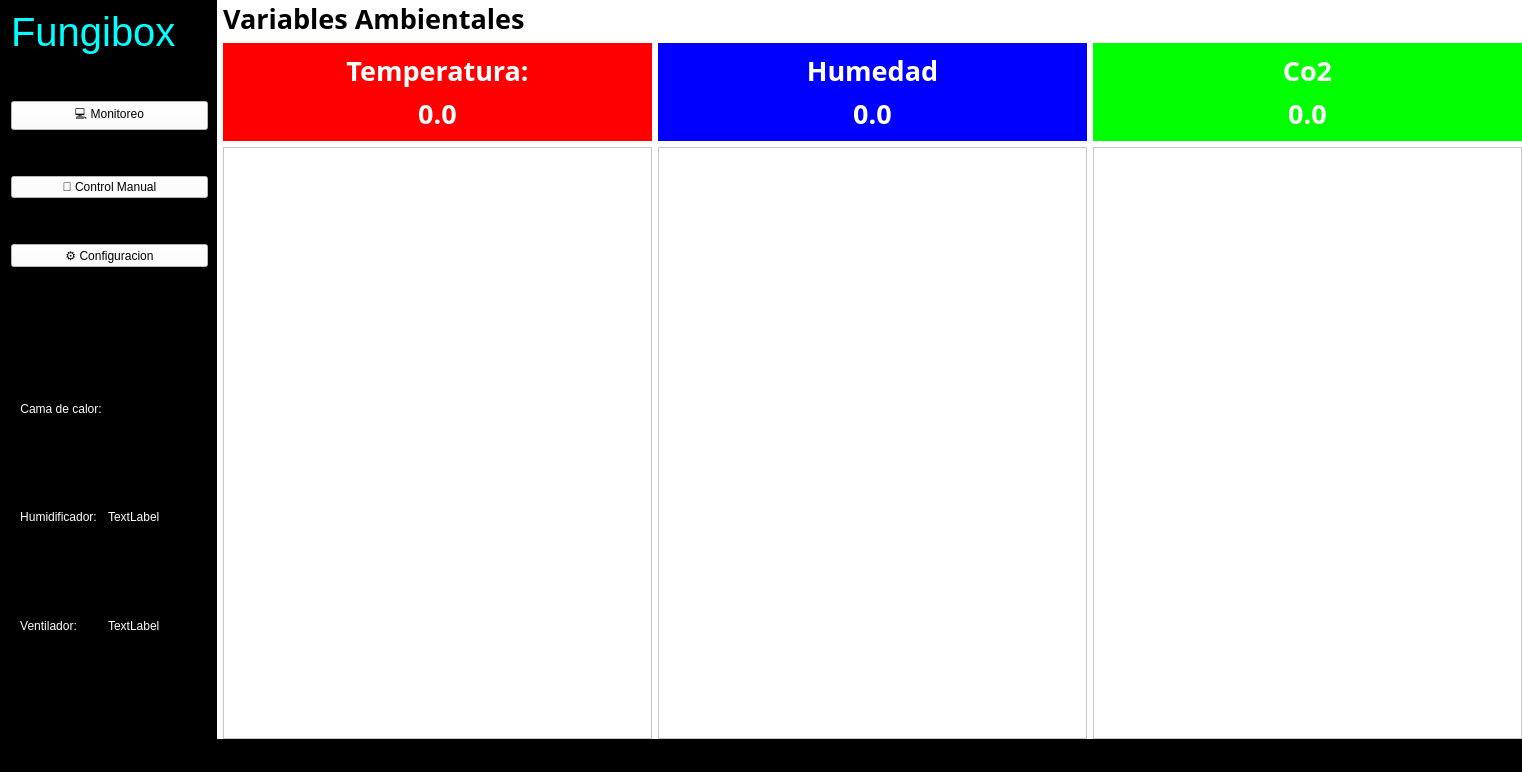
<?xml version="1.0" encoding="UTF-8"?>
<ui version="4.0">
 <class>MainWindow</class>
 <widget class="QMainWindow" name="MainWindow">
  <property name="geometry">
   <rect>
    <x>0</x>
    <y>0</y>
    <width>1522</width>
    <height>772</height>
   </rect>
  </property>
  <property name="windowTitle">
   <string>MainWindow</string>
  </property>
  <property name="styleSheet">
   <string notr="true">background-color: rgb(0, 0, 0);</string>
  </property>
  <widget class="QWidget" name="centralwidget">
   <layout class="QVBoxLayout" name="verticalLayout_4" stretch="5">
    <property name="spacing">
     <number>0</number>
    </property>
    <property name="leftMargin">
     <number>0</number>
    </property>
    <property name="topMargin">
     <number>0</number>
    </property>
    <property name="rightMargin">
     <number>0</number>
    </property>
    <property name="bottomMargin">
     <number>11</number>
    </property>
    <item>
     <widget class="QStackedWidget" name="StackedWidget">
      <property name="enabled">
       <bool>true</bool>
      </property>
      <property name="minimumSize">
       <size>
        <width>1500</width>
        <height>700</height>
       </size>
      </property>
      <property name="styleSheet">
       <string notr="true">background-color: rgb(255, 255, 255);</string>
      </property>
      <property name="currentIndex">
       <number>0</number>
      </property>
      <widget class="QWidget" name="principal">
       <layout class="QGridLayout" name="gridLayout" columnstretch="1,6" columnminimumwidth="1,6">
        <property name="leftMargin">
         <number>0</number>
        </property>
        <property name="topMargin">
         <number>0</number>
        </property>
        <property name="rightMargin">
         <number>0</number>
        </property>
        <property name="bottomMargin">
         <number>0</number>
        </property>
        <item row="0" column="1">
         <widget class="QWidget" name="widget_2" native="true">
          <property name="styleSheet">
           <string notr="true">background-color: rgb(255, 255, 255);</string>
          </property>
          <layout class="QGridLayout" name="gridLayout_3" rowstretch="0,0,0">
           <property name="leftMargin">
            <number>0</number>
           </property>
           <property name="topMargin">
            <number>0</number>
           </property>
           <property name="rightMargin">
            <number>0</number>
           </property>
           <property name="bottomMargin">
            <number>0</number>
           </property>
           <item row="1" column="0">
            <widget class="QWidget" name="widget_8" native="true">
             <property name="styleSheet">
              <string notr="true">background-color: rgb(255, 0, 0);</string>
             </property>
             <layout class="QVBoxLayout" name="verticalLayout_7">
              <item>
               <widget class="QLabel" name="label_8">
                <property name="font">
                 <font>
                  <family>Ubuntu Mono Medium</family>
                  <pointsize>20</pointsize>
                  <bold>true</bold>
                 </font>
                </property>
                <property name="styleSheet">
                 <string notr="true">color: rgb(255, 255, 255);</string>
                </property>
                <property name="text">
                 <string>Temperatura:</string>
                </property>
                <property name="alignment">
                 <set>Qt::AlignmentFlag::AlignCenter</set>
                </property>
               </widget>
              </item>
              <item>
               <widget class="QLabel" name="temp_label">
                <property name="font">
                 <font>
                  <family>Ubuntu Mono Medium</family>
                  <pointsize>20</pointsize>
                  <bold>true</bold>
                 </font>
                </property>
                <property name="styleSheet">
                 <string notr="true">color: rgb(255, 255, 255);</string>
                </property>
                <property name="text">
                 <string>0.0</string>
                </property>
                <property name="alignment">
                 <set>Qt::AlignmentFlag::AlignCenter</set>
                </property>
               </widget>
              </item>
             </layout>
            </widget>
           </item>
           <item row="1" column="2">
            <widget class="QWidget" name="widget_10" native="true">
             <property name="styleSheet">
              <string notr="true">background-color: rgb(0, 255, 0);</string>
             </property>
             <layout class="QVBoxLayout" name="verticalLayout_9">
              <item>
               <widget class="QLabel" name="label_12">
                <property name="font">
                 <font>
                  <family>Ubuntu Mono Medium</family>
                  <pointsize>20</pointsize>
                  <bold>true</bold>
                 </font>
                </property>
                <property name="styleSheet">
                 <string notr="true">color: rgb(255, 255, 255);</string>
                </property>
                <property name="text">
                 <string>Co2</string>
                </property>
                <property name="alignment">
                 <set>Qt::AlignmentFlag::AlignCenter</set>
                </property>
               </widget>
              </item>
              <item>
               <widget class="QLabel" name="co2_label">
                <property name="font">
                 <font>
                  <family>Ubuntu Mono Medium</family>
                  <pointsize>20</pointsize>
                  <bold>true</bold>
                 </font>
                </property>
                <property name="styleSheet">
                 <string notr="true">color: rgb(255, 255, 255);</string>
                </property>
                <property name="text">
                 <string>0.0</string>
                </property>
                <property name="alignment">
                 <set>Qt::AlignmentFlag::AlignCenter</set>
                </property>
               </widget>
              </item>
             </layout>
            </widget>
           </item>
           <item row="1" column="1">
            <widget class="QWidget" name="widget_9" native="true">
             <property name="styleSheet">
              <string notr="true">background-color: rgb(0, 0, 255);</string>
             </property>
             <layout class="QVBoxLayout" name="verticalLayout_8">
              <item>
               <widget class="QLabel" name="label_10">
                <property name="font">
                 <font>
                  <family>Ubuntu Mono Medium</family>
                  <pointsize>20</pointsize>
                  <bold>true</bold>
                 </font>
                </property>
                <property name="styleSheet">
                 <string notr="true">color: rgb(255, 255, 255);</string>
                </property>
                <property name="text">
                 <string>Humedad</string>
                </property>
                <property name="alignment">
                 <set>Qt::AlignmentFlag::AlignCenter</set>
                </property>
               </widget>
              </item>
              <item>
               <widget class="QLabel" name="hum_label">
                <property name="font">
                 <font>
                  <family>Ubuntu Mono Medium</family>
                  <pointsize>20</pointsize>
                  <bold>true</bold>
                 </font>
                </property>
                <property name="styleSheet">
                 <string notr="true">color: rgb(255, 255, 255);</string>
                </property>
                <property name="text">
                 <string>0.0</string>
                </property>
                <property name="alignment">
                 <set>Qt::AlignmentFlag::AlignCenter</set>
                </property>
               </widget>
              </item>
             </layout>
            </widget>
           </item>
           <item row="2" column="2">
            <widget class="QChartView" name="co2_graf"/>
           </item>
           <item row="0" column="0">
            <widget class="QLabel" name="label_2">
             <property name="font">
              <font>
               <family>Tw Cen MT Condensed Extra Bold</family>
               <pointsize>20</pointsize>
               <bold>true</bold>
              </font>
             </property>
             <property name="text">
              <string>Variables Ambientales</string>
             </property>
            </widget>
           </item>
           <item row="2" column="1">
            <widget class="QChartView" name="hum_graf"/>
           </item>
           <item row="2" column="0">
            <widget class="QChartView" name="temp_graf"/>
           </item>
          </layout>
         </widget>
        </item>
        <item row="0" column="0">
         <widget class="QWidget" name="verticalWidget" native="true">
          <property name="styleSheet">
           <string notr="true">background-color: rgb(0, 0, 0);</string>
          </property>
          <layout class="QVBoxLayout" name="verticalLayout_3" stretch="0,0,0,0,0,0,0,0,0,0,1">
           <property name="leftMargin">
            <number>11</number>
           </property>
           <item>
            <widget class="QLabel" name="label">
             <property name="font">
              <font>
               <pointsize>30</pointsize>
              </font>
             </property>
             <property name="styleSheet">
              <string notr="true">color: rgb(0, 255, 255);</string>
             </property>
             <property name="text">
              <string>Fungibox</string>
             </property>
            </widget>
           </item>
           <item>
            <spacer name="verticalSpacer_4">
             <property name="orientation">
              <enum>Qt::Orientation::Vertical</enum>
             </property>
             <property name="sizeHint" stdset="0">
              <size>
               <width>20</width>
               <height>40</height>
              </size>
             </property>
            </spacer>
           </item>
           <item>
            <widget class="QPushButton" name="monitoreo_btn">
             <property name="styleSheet">
              <string notr="true">background-color: rgb(255, 255, 255);</string>
             </property>
             <property name="text">
              <string>💻 Monitoreo</string>
             </property>
            </widget>
           </item>
           <item>
            <spacer name="verticalSpacer">
             <property name="orientation">
              <enum>Qt::Orientation::Vertical</enum>
             </property>
             <property name="sizeHint" stdset="0">
              <size>
               <width>20</width>
               <height>40</height>
              </size>
             </property>
            </spacer>
           </item>
           <item>
            <widget class="QPushButton" name="ctrl_manual_btn">
             <property name="styleSheet">
              <string notr="true">background-color: rgb(255, 255, 255);</string>
             </property>
             <property name="text">
              <string>🔧 Control Manual</string>
             </property>
            </widget>
           </item>
           <item>
            <spacer name="verticalSpacer_2">
             <property name="orientation">
              <enum>Qt::Orientation::Vertical</enum>
             </property>
             <property name="sizeHint" stdset="0">
              <size>
               <width>20</width>
               <height>40</height>
              </size>
             </property>
            </spacer>
           </item>
           <item>
            <widget class="QPushButton" name="config_btn">
             <property name="styleSheet">
              <string notr="true">background-color: rgb(255, 255, 255);</string>
             </property>
             <property name="text">
              <string>⚙️ Configuracion</string>
             </property>
            </widget>
           </item>
           <item>
            <spacer name="verticalSpacer_3">
             <property name="orientation">
              <enum>Qt::Orientation::Vertical</enum>
             </property>
             <property name="sizeHint" stdset="0">
              <size>
               <width>20</width>
               <height>40</height>
              </size>
             </property>
            </spacer>
           </item>
           <item>
            <spacer name="verticalSpacer_5">
             <property name="orientation">
              <enum>Qt::Orientation::Vertical</enum>
             </property>
             <property name="sizeHint" stdset="0">
              <size>
               <width>20</width>
               <height>40</height>
              </size>
             </property>
            </spacer>
           </item>
           <item>
            <spacer name="verticalSpacer_6">
             <property name="orientation">
              <enum>Qt::Orientation::Vertical</enum>
             </property>
             <property name="sizeHint" stdset="0">
              <size>
               <width>20</width>
               <height>40</height>
              </size>
             </property>
            </spacer>
           </item>
           <item>
            <widget class="QWidget" name="widget_7" native="true">
             <layout class="QFormLayout" name="formLayout">
              <item row="0" column="0">
               <widget class="QLabel" name="label_3">
                <property name="styleSheet">
                 <string notr="true">color: rgb(255, 255, 255);</string>
                </property>
                <property name="text">
                 <string>Cama de calor:</string>
                </property>
                <property name="alignment">
                 <set>Qt::AlignmentFlag::AlignCenter</set>
                </property>
               </widget>
              </item>
              <item row="1" column="1">
               <spacer name="verticalSpacer_8">
                <property name="orientation">
                 <enum>Qt::Orientation::Vertical</enum>
                </property>
                <property name="sizeHint" stdset="0">
                 <size>
                  <width>82</width>
                  <height>49</height>
                 </size>
                </property>
               </spacer>
              </item>
              <item row="2" column="0">
               <widget class="QLabel" name="label_9">
                <property name="styleSheet">
                 <string notr="true">color: rgb(255, 255, 255);</string>
                </property>
                <property name="text">
                 <string>Humidificador:</string>
                </property>
                <property name="alignment">
                 <set>Qt::AlignmentFlag::AlignCenter</set>
                </property>
               </widget>
              </item>
              <item row="3" column="1">
               <spacer name="verticalSpacer_11">
                <property name="orientation">
                 <enum>Qt::Orientation::Vertical</enum>
                </property>
                <property name="sizeHint" stdset="0">
                 <size>
                  <width>82</width>
                  <height>49</height>
                 </size>
                </property>
               </spacer>
              </item>
              <item row="4" column="0">
               <widget class="QLabel" name="label_11">
                <property name="styleSheet">
                 <string notr="true">color: rgb(255, 255, 255);</string>
                </property>
                <property name="text">
                 <string>Ventilador:</string>
                </property>
                <property name="alignment">
                 <set>Qt::AlignmentFlag::AlignCenter</set>
                </property>
               </widget>
              </item>
              <item row="5" column="1">
               <spacer name="verticalSpacer_12">
                <property name="orientation">
                 <enum>Qt::Orientation::Vertical</enum>
                </property>
                <property name="sizeHint" stdset="0">
                 <size>
                  <width>82</width>
                  <height>49</height>
                 </size>
                </property>
               </spacer>
              </item>
              <item row="0" column="1">
               <widget class="QLabel" name="cama_on_label">
                <property name="styleSheet">
                 <string notr="true">color: rgb(255, 255, 255);</string>
                </property>
                <property name="text">
                 <string/>
                </property>
               </widget>
              </item>
              <item row="2" column="1">
               <widget class="QLabel" name="humid_on_label">
                <property name="styleSheet">
                 <string notr="true">color: rgb(255, 255, 255);</string>
                </property>
                <property name="text">
                 <string>TextLabel</string>
                </property>
               </widget>
              </item>
              <item row="4" column="1">
               <widget class="QLabel" name="vent_on_label">
                <property name="styleSheet">
                 <string notr="true">color: rgb(255, 255, 255);</string>
                </property>
                <property name="text">
                 <string>TextLabel</string>
                </property>
               </widget>
              </item>
             </layout>
            </widget>
           </item>
          </layout>
          <zorder>label</zorder>
          <zorder>monitoreo_btn</zorder>
          <zorder>ctrl_manual_btn</zorder>
          <zorder>config_btn</zorder>
          <zorder>verticalSpacer</zorder>
          <zorder>verticalSpacer_2</zorder>
          <zorder>verticalSpacer_3</zorder>
          <zorder>verticalSpacer_4</zorder>
          <zorder>verticalSpacer_5</zorder>
          <zorder>verticalSpacer_6</zorder>
          <zorder>widget_7</zorder>
         </widget>
        </item>
       </layout>
      </widget>
      <widget class="QWidget" name="monitoreo">
       <layout class="QVBoxLayout" name="verticalLayout" stretch="1,10">
        <item>
         <widget class="QWidget" name="widget" native="true">
          <layout class="QHBoxLayout" name="horizontalLayout">
           <item>
            <widget class="QPushButton" name="volver_btn">
             <property name="text">
              <string>Volver</string>
             </property>
            </widget>
           </item>
           <item>
            <spacer name="horizontalSpacer">
             <property name="orientation">
              <enum>Qt::Orientation::Horizontal</enum>
             </property>
             <property name="sizeHint" stdset="0">
              <size>
               <width>1164</width>
               <height>20</height>
              </size>
             </property>
            </spacer>
           </item>
           <item>
            <widget class="QLabel" name="label_4">
             <property name="text">
              <string>Ver ultimos Dias</string>
             </property>
            </widget>
           </item>
           <item>
            <widget class="QSpinBox" name="ultimos_dias"/>
           </item>
           <item>
            <widget class="QPushButton" name="Actualizar_btn">
             <property name="text">
              <string>Actualizar</string>
             </property>
            </widget>
           </item>
          </layout>
         </widget>
        </item>
        <item>
         <widget class="QTabWidget" name="tabWidget">
          <property name="currentIndex">
           <number>0</number>
          </property>
          <widget class="QWidget" name="Temperatura">
           <attribute name="title">
            <string>Temperatura</string>
           </attribute>
           <layout class="QHBoxLayout" name="horizontalLayout_3" stretch="1,4">
            <item>
             <widget class="QScrollArea" name="scrollArea">
              <property name="widgetResizable">
               <bool>true</bool>
              </property>
              <widget class="QWidget" name="scrollAreaWidgetContents">
               <property name="geometry">
                <rect>
                 <x>0</x>
                 <y>0</y>
                 <width>93</width>
                 <height>93</height>
                </rect>
               </property>
               <layout class="QHBoxLayout" name="horizontalLayout_6">
                <item>
                 <widget class="QTableView" name="tabla_temp"/>
                </item>
               </layout>
              </widget>
             </widget>
            </item>
            <item>
             <widget class="QChartView" name="temp_manual_graph"/>
            </item>
           </layout>
          </widget>
          <widget class="QWidget" name="Humedad">
           <attribute name="title">
            <string>Humedad</string>
           </attribute>
           <layout class="QHBoxLayout" name="horizontalLayout_4" stretch="1,4">
            <item>
             <widget class="QScrollArea" name="scrollArea_2">
              <property name="widgetResizable">
               <bool>true</bool>
              </property>
              <widget class="QWidget" name="scrollAreaWidgetContents_2">
               <property name="geometry">
                <rect>
                 <x>0</x>
                 <y>0</y>
                 <width>93</width>
                 <height>93</height>
                </rect>
               </property>
               <layout class="QHBoxLayout" name="horizontalLayout_7">
                <item>
                 <widget class="QTableView" name="tabla_hum"/>
                </item>
               </layout>
              </widget>
             </widget>
            </item>
            <item>
             <widget class="QChartView" name="hum_manual_graph"/>
            </item>
           </layout>
          </widget>
          <widget class="QWidget" name="Co2">
           <attribute name="title">
            <string>Co2</string>
           </attribute>
           <layout class="QHBoxLayout" name="horizontalLayout_5" stretch="1,3">
            <item>
             <widget class="QScrollArea" name="scrollArea_3">
              <property name="widgetResizable">
               <bool>true</bool>
              </property>
              <widget class="QWidget" name="scrollAreaWidgetContents_3">
               <property name="geometry">
                <rect>
                 <x>0</x>
                 <y>0</y>
                 <width>93</width>
                 <height>93</height>
                </rect>
               </property>
               <layout class="QVBoxLayout" name="verticalLayout_2">
                <item>
                 <widget class="QTableView" name="tabla_co2"/>
                </item>
               </layout>
              </widget>
             </widget>
            </item>
            <item>
             <widget class="QChartView" name="co2_manual_graph"/>
            </item>
           </layout>
          </widget>
         </widget>
        </item>
       </layout>
      </widget>
      <widget class="QWidget" name="activadores">
       <layout class="QVBoxLayout" name="verticalLayout_5" stretch="1,7">
        <item>
         <widget class="QWidget" name="widget_5" native="true">
          <layout class="QHBoxLayout" name="horizontalLayout_2">
           <item>
            <widget class="QPushButton" name="Volver_2">
             <property name="text">
              <string>Volver</string>
             </property>
            </widget>
           </item>
           <item>
            <spacer name="horizontalSpacer_2">
             <property name="orientation">
              <enum>Qt::Orientation::Horizontal</enum>
             </property>
             <property name="sizeHint" stdset="0">
              <size>
               <width>1393</width>
               <height>20</height>
              </size>
             </property>
            </spacer>
           </item>
          </layout>
         </widget>
        </item>
        <item>
         <widget class="QWidget" name="widget_4" native="true">
          <layout class="QGridLayout" name="gridLayout_2">
           <item row="0" column="0">
            <spacer name="horizontalSpacer_3">
             <property name="orientation">
              <enum>Qt::Orientation::Horizontal</enum>
             </property>
             <property name="sizeHint" stdset="0">
              <size>
               <width>40</width>
               <height>20</height>
              </size>
             </property>
            </spacer>
           </item>
           <item row="1" column="2">
            <widget class="QSpinBox" name="potencia_humidificador"/>
           </item>
           <item row="0" column="3">
            <spacer name="horizontalSpacer_4">
             <property name="orientation">
              <enum>Qt::Orientation::Horizontal</enum>
             </property>
             <property name="sizeHint" stdset="0">
              <size>
               <width>40</width>
               <height>20</height>
              </size>
             </property>
            </spacer>
           </item>
           <item row="0" column="1">
            <widget class="QCheckBox" name="cama_calor">
             <property name="styleSheet">
              <string notr="true">color: rgb(0, 0, 0);</string>
             </property>
             <property name="text">
              <string>Camas de calor</string>
             </property>
             <property name="checkable">
              <bool>true</bool>
             </property>
             <property name="checked">
              <bool>false</bool>
             </property>
            </widget>
           </item>
           <item row="1" column="1">
            <widget class="QCheckBox" name="humidificador">
             <property name="styleSheet">
              <string notr="true">color: rgb(0, 0, 0);</string>
             </property>
             <property name="text">
              <string>Humificador</string>
             </property>
            </widget>
           </item>
           <item row="2" column="1">
            <widget class="QCheckBox" name="ventilador">
             <property name="styleSheet">
              <string notr="true">color: rgb(0, 0, 0);</string>
             </property>
             <property name="text">
              <string>Ventilador</string>
             </property>
            </widget>
           </item>
           <item row="0" column="2">
            <widget class="QSpinBox" name="potencia_cama_calor"/>
           </item>
           <item row="2" column="2">
            <widget class="QSpinBox" name="potencia_ventilador"/>
           </item>
          </layout>
         </widget>
        </item>
       </layout>
      </widget>
      <widget class="QWidget" name="configuracion">
       <layout class="QVBoxLayout" name="verticalLayout_6" stretch="1,8">
        <item>
         <widget class="QWidget" name="widget_6" native="true">
          <layout class="QHBoxLayout" name="horizontalLayout_8">
           <item>
            <widget class="QPushButton" name="volver_config">
             <property name="text">
              <string>Volver</string>
             </property>
            </widget>
           </item>
           <item>
            <spacer name="horizontalSpacer_5">
             <property name="orientation">
              <enum>Qt::Orientation::Horizontal</enum>
             </property>
             <property name="sizeHint" stdset="0">
              <size>
               <width>1275</width>
               <height>20</height>
              </size>
             </property>
            </spacer>
           </item>
           <item>
            <widget class="QPushButton" name="guardar_config">
             <property name="text">
              <string>Guardar</string>
             </property>
            </widget>
           </item>
          </layout>
         </widget>
        </item>
        <item>
         <widget class="QWidget" name="widget_3" native="true">
          <property name="styleSheet">
           <string notr="true">border-color: rgb(0, 0, 0);</string>
          </property>
          <layout class="QGridLayout" name="gridLayout_4" rowstretch="0,0,0,0,0,0,0,0,0">
           <item row="8" column="2">
            <spacer name="verticalSpacer_7">
             <property name="orientation">
              <enum>Qt::Orientation::Vertical</enum>
             </property>
             <property name="sizeHint" stdset="0">
              <size>
               <width>20</width>
               <height>40</height>
              </size>
             </property>
            </spacer>
           </item>
           <item row="1" column="0">
            <spacer name="horizontalSpacer_6">
             <property name="orientation">
              <enum>Qt::Orientation::Horizontal</enum>
             </property>
             <property name="sizeHint" stdset="0">
              <size>
               <width>40</width>
               <height>20</height>
              </size>
             </property>
            </spacer>
           </item>
           <item row="5" column="2">
            <spacer name="verticalSpacer_9">
             <property name="orientation">
              <enum>Qt::Orientation::Vertical</enum>
             </property>
             <property name="sizeHint" stdset="0">
              <size>
               <width>20</width>
               <height>40</height>
              </size>
             </property>
            </spacer>
           </item>
           <item row="1" column="3">
            <spacer name="horizontalSpacer_7">
             <property name="orientation">
              <enum>Qt::Orientation::Horizontal</enum>
             </property>
             <property name="sizeHint" stdset="0">
              <size>
               <width>40</width>
               <height>20</height>
              </size>
             </property>
            </spacer>
           </item>
           <item row="1" column="2">
            <widget class="QDoubleSpinBox" name="temp_limit"/>
           </item>
           <item row="4" column="2">
            <widget class="QSpinBox" name="hum_limit"/>
           </item>
           <item row="3" column="2">
            <widget class="QLabel" name="label_6">
             <property name="text">
              <string>Limite Humedad</string>
             </property>
            </widget>
           </item>
           <item row="2" column="2">
            <spacer name="verticalSpacer_10">
             <property name="orientation">
              <enum>Qt::Orientation::Vertical</enum>
             </property>
             <property name="sizeHint" stdset="0">
              <size>
               <width>20</width>
               <height>40</height>
              </size>
             </property>
            </spacer>
           </item>
           <item row="0" column="2">
            <widget class="QLabel" name="label_5">
             <property name="text">
              <string>Limite Temperatura</string>
             </property>
            </widget>
           </item>
           <item row="6" column="2">
            <widget class="QLabel" name="label_7">
             <property name="text">
              <string>Limite Co2</string>
             </property>
            </widget>
           </item>
           <item row="7" column="2">
            <widget class="QDoubleSpinBox" name="co2_limit"/>
           </item>
          </layout>
         </widget>
        </item>
       </layout>
      </widget>
     </widget>
    </item>
   </layout>
  </widget>
  <widget class="QMenuBar" name="menubar">
   <property name="geometry">
    <rect>
     <x>0</x>
     <y>0</y>
     <width>1522</width>
     <height>22</height>
    </rect>
   </property>
  </widget>
  <widget class="QStatusBar" name="statusbar"/>
 </widget>
 <customwidgets>
  <customwidget>
   <class>QChartView</class>
   <extends>QGraphicsView</extends>
   <header location="global">QChartView</header>
  </customwidget>
 </customwidgets>
 <resources/>
 <connections/>
</ui>
